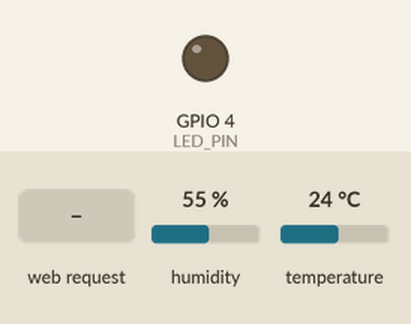
Simulated run of this sketch. Board: ESP32. On the bench: output pins drawn as LEDs (lit = HIGH). The test bench sets the inputs (shaded band); at power-on: humidity 55 %, temperature 24 °C. WiFi joins after 1.5 s; servers stay silent unless stated; what the sketch prints to the serial monitor is not drawn.

Above: at 2.7 s.
2.8 s: HTTP request GET /api/led?state=1 received
At 3.3 s:
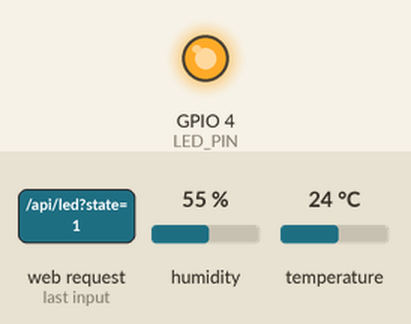
5.8 s: HTTP request GET /api/led?state=0 received
At 6.8 s:
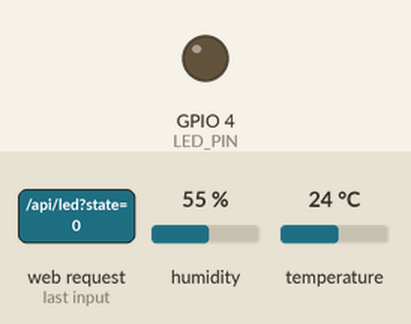
Timing chart, 0 to 8.8 s (numbered marks = the images above; inputs shaded):
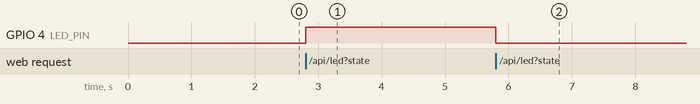

The sketch:

p5_esp32_api.ino
```cpp
#include <WiFi.h>
#include <WebServer.h>
#include <DHT.h>

// Pengaturan WiFi
const char* WIFI_SSID = "Masukkan SSID WiFi";
const char* WIFI_PASS = "Masukkan Password WiFi";

// Tahap 1: false (lihat error CORS). Tahap 2: true, lalu upload ulang.
const bool ENABLE_CORS = true;

// Pin Definition
const int LED_PIN = 4;
const int DHT_PIN = 15;
const int DHT_TYPE = DHT11;

DHT dht(DHT_PIN, DHT_TYPE);
WebServer server(80);

float lastTemp = NAN;
float lastHum  = NAN;
bool  ledState = false;
unsigned long lastRead = 0;

// Header CORS: izin untuk browser agar halaman dari origin lain boleh membaca respons
void addCors() {
  if (ENABLE_CORS) {
    server.sendHeader("Access-Control-Allow-Origin", "*");
  }
}

void sendJson(const String& body) {
  addCors();
  server.send(200, "application/json", body);
}

void handleSensor() {
  Serial.println("[REQ] GET /api/sensor");
  String json = "{";
  json += "\"temp\":" + (isnan(lastTemp) ? String("null") : String(lastTemp, 1)) + ",";
  json += "\"hum\":"  + (isnan(lastHum)  ? String("null") : String(lastHum, 0))  + ",";
  json += "\"led\":"  + String(ledState ? 1 : 0);
  json += "}";
  sendJson(json);
}

void handleLed() {
  if (server.hasArg("state")) {
    ledState = (server.arg("state") == "1");
    digitalWrite(LED_PIN, ledState ? HIGH : LOW);
  }
  Serial.printf("[REQ] GET /api/led -> LED %s\n", ledState ? "ON" : "OFF");
  sendJson("{\"led\":" + String(ledState ? 1 : 0) + "}");
}

void handleNotFound() {
  addCors();
  server.send(404, "application/json", "{\"error\":\"endpoint tidak ditemukan\"}");
}

void setup() {
  Serial.begin(115200);
  pinMode(LED_PIN, OUTPUT);
  digitalWrite(LED_PIN, LOW);
  dht.begin();

  WiFi.mode(WIFI_STA);
  WiFi.begin(WIFI_SSID, WIFI_PASS);
  Serial.print("Menghubungkan ke WiFi");
  while (WiFi.status() != WL_CONNECTED) {
    delay(500);
    Serial.print(".");
  }
  Serial.println();
  Serial.println("");
  Serial.print("IP ESP32  : ");
  Serial.println(WiFi.localIP());          // <-- salin IP ini ke config.js
  Serial.print("CORS aktif: ");
  Serial.println(ENABLE_CORS ? "YA" : "TIDAK");
  Serial.println("");

  server.on("/api/sensor", HTTP_GET, handleSensor);
  server.on("/api/led", HTTP_GET, handleLed);
  server.onNotFound(handleNotFound);
  server.begin();
}

void loop() {
  server.handleClient();

  // DHT11 hanya boleh dibaca tiap >= 2 detik
  if (millis() - lastRead >= 2000) {
    lastRead = millis();
    float t = dht.readTemperature();
    float h = dht.readHumidity();
    if (!isnan(t)) lastTemp = t;
    if (!isnan(h)) lastHum  = h;
  }
}
```

Measured:
- after the input at 2.8 s, GPIO 4 (LED_PIN): LOW → HIGH at once
- after the input at 5.8 s, GPIO 4 (LED_PIN): HIGH → LOW at once
